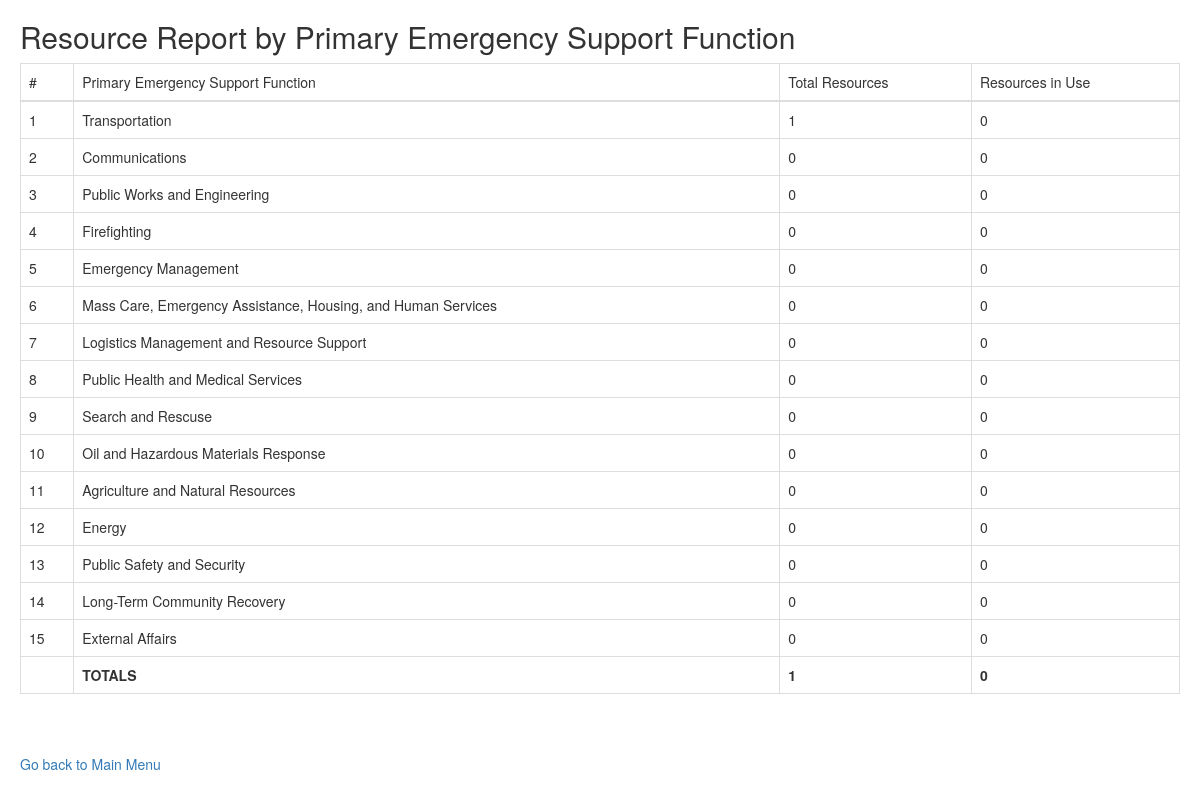
The app's page /App/resource_report.php (signed in) with its own data.
### tables this page shows
CREATE TABLE ESF(
          	ID int NOT NULL,
          	description varchar(100) NOT NULL,
          	PRIMARY KEY (ID));

### App/resource_report.php (the view, shortened to what this page needs)
<?php
$connect = mysqli_connect("localhost", "team021", "team021", "cs6400_team021");
if (!empty($_SESSION['username'])) {
    $username = $_SESSION['username'];
}
else {
    header('Location: login.php');
    exit();
}
?>
<!DOCTYPE html>
<head xmlns="http://www.w3.org/1999/html">
    <link rel="stylesheet" href="https://maxcdn.bootstrapcdn.com/bootstrap/3.3.7/css/bootstrap.min.css" />
    <link rel="stylesheet" type="text/css" href="../css/mystyle.css">
</head>
<body>
<div id="container">
    <div id="header">
        <h2 class="text-left">Resource Report by Primary Emergency Support Function</h2>
    </div>
    <div class="center_content">
        <table class="table table-hover table-bordered">
                        <thead>
                            <tr>
                                <td>#</td>
                                <td>Primary Emergency Support Function</td>
                                <td>Total Resources</td>
                                <td>Resources in Use</td>
                            </tr>
                        </thead>
                        <?php
                        $query = "
                            SELECT
                                ESF.id,
                                ESF.description,
                                IFNULL(r1.total_resources, 0) total_resources,
                                IFNULL(r2.resources_in_use, 0) resources_in_use
                            FROM
                                ESF
                                LEFT JOIN
                                (
                                    SELECT
                                        Resource.primary_ESF_id,
                                        count(Resource.id) total_resources
                                    FROM
                                        Resource
                                    WHERE
                                        Resource.owner_username = '$username'
                                    GROUP BY
                                        Resource.primary_ESF_id
                                ) r1
                                ON ESF.id = r1.primary_ESF_id
                                LEFT JOIN
                                (
                                    SELECT
                                        Resource.primary_ESF_id,
                                        count(Resource.id) resources_in_use
                                    FROM
                                        Resource
                                        INNER JOIN Deploy_Schedule
                                        ON Resource.id = Deploy_Schedule.resource_id
                                    WHERE
                                        Resource.owner_username = '$username'
                                        AND Deploy_Schedule.start_date <= sysdate()
                                        AND Deploy_Schedule.end_date > sysdate()
                                    GROUP BY
                                        primary_ESF_id
                                ) r2
                                ON ESF.id = r2.primary_ESF_id
                            ORDER BY
                                ESF.id
                        ";
                        $result = mysqli_query($connect, $query);
                        $sum_total_resources = 0;
                        $sum_resources_in_use = 0;
                        print "<tbody>";
                        while ($row = mysqli_fetch_array($result)){
                            print "<tr>";
                            print "<td>{$row['id']} </td>";
                            print "<td>{$row['description']}</td>";
                            print "<td>{$row['total_resources']}</td>";
                            print "<td>{$row['resources_in_use']}</td>";
                            print "</tr>";
                            $sum_total_resources = $sum_total_resources + $row['total_resources'];
                            $sum_resources_in_use = $sum_resources_in_use + $row['resources_in_use'];
                        }
                        print "<tr>";
                            print "<td></td>";
                            print "<td><b>TOTALS</b></td>";
                            print "<td><b>$sum_total_resources</b></td>";
                            print "<td><b>$sum_resources_in_use</b></td>";
                        print "</tr>";
                        print "</tbody>";
                        ?>
                    </table>
    </div>
</div>
<div id="footer">
    <a href="profile.php">Go back to Main Menu</a>
</div>
</body>
</html>

### css/mystyle.css (style rules this page uses)
.text-left { text-align: left; }
body { margin: 20px 20px 20px 20px; }

### records on screen
esf: ID "1", description "Transportation", total_resources "1", resources_in_use "0"
esf: ID "2", description "Communications", total_resources "0", resources_in_use "0"
esf: ID "3", description "Public Works and Engineering", total_resources "0", resources_in_use "0"
esf: ID "4", description "Firefighting", total_resources "0", resources_in_use "0"
esf: ID "5", description "Emergency Management", total_resources "0", resources_in_use "0"
esf: ID "6", description "Mass Care, Emergency Assistance, Housing, and Human Services", total_resources "0", resources_in_use "0"
esf: ID "7", description "Logistics Management and Resource Support", total_resources "0", resources_in_use "0"
esf: ID "8", description "Public Health and Medical Services", total_resources "0", resources_in_use "0"
esf: ID "9", description "Search and Rescuse", total_resources "0", resources_in_use "0"
esf: ID "10", description "Oil and Hazardous Materials Response", total_resources "0", resources_in_use "0"
esf: ID "11", description "Agriculture and Natural Resources", total_resources "0", resources_in_use "0"
esf: ID "12", description "Energy", total_resources "0", resources_in_use "0"
esf: ID "13", description "Public Safety and Security", total_resources "0", resources_in_use "0"
esf: ID "14", description "Long-Term Community Recovery", total_resources "0", resources_in_use "0"
esf: ID "15", description "External Affairs", total_resources "0", resources_in_use "0"

### other values on screen
$sum_total_resources "1"
$sum_resources_in_use "0"
